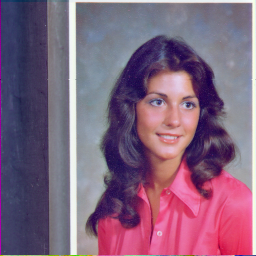
#> input picture python/Unidad_2/female.tiff, 256 x 256 px
$ python ej2.py
#> lines starting #> are read from the running program, lines starting #| are printed output that depends on the picture
# Utilice el comando imresize para modificar la resolución espacial de una
# imagen (submuestreo y sobremuestreo).

import matplotlib.pyplot as plt
from skimage import io
from skimage.transform import resize
import tkinter as tk
from tkinter import filedialog

try:
    # Busco imagen, obtengo su ruta y cambio el muestreo
    root = tk.Tk()
    root.withdraw()
    file_path = filedialog.askopenfilename()
#> the answer given: female.tiff
    image = io.imread(file_path)
#> image is the input picture: shape (256, 256, 3); mean R, G, B 129.2, 99.3, 125.2
    image_sub = resize(image, (image.shape[0]//6, image.shape[1]//6))
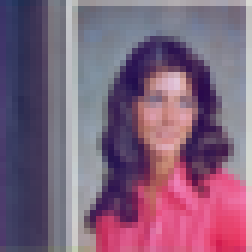
#> image_sub: shape (42, 42, 3) float64 (shown 6 times larger); mean R, G, B 0.506, 0.389, 0.49
    image_sobre = resize(image, (image.shape[0]*4, image.shape[1]*4))
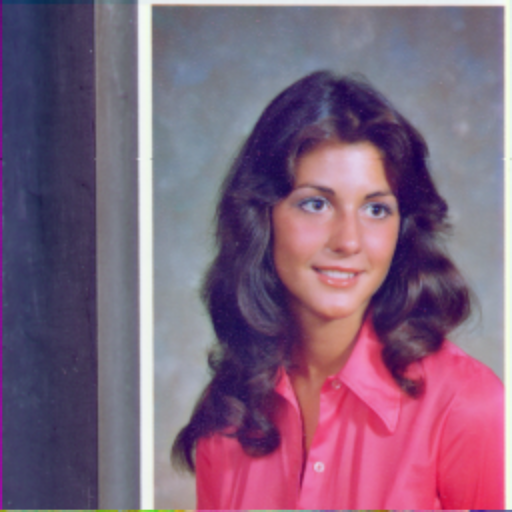
#> image_sobre: shape (1024, 1024, 3) float64 (shown at 1/2 size); mean R, G, B 0.507, 0.389, 0.491


    # Plots
    plt.subplot(2, 2, 3)
    plt.imshow(image_sub)
    plt.title('Imagen submuestreada')

    plt.subplot(2, 2, (1, 2))
    plt.imshow(image)
    plt.title('Imagen Original')

    plt.subplot(2, 2, 4)
    plt.imshow(image_sobre)
    plt.title('Imagen sobremuestreada')

    plt.show() # Esto no hace falta estando en Spyder
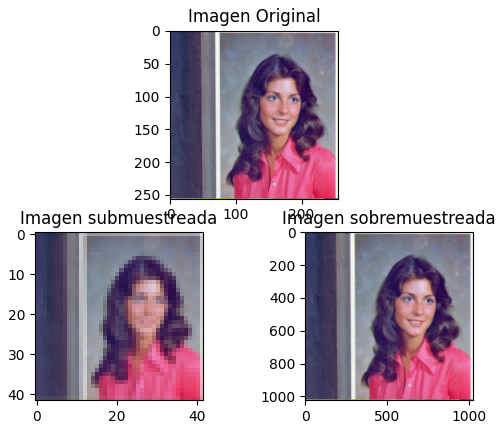
#> figure drawn by matplotlib, 3 panels
except:
    print('Cerraste la ventana!')

print('👋🏽🍕')
root.destroy()
